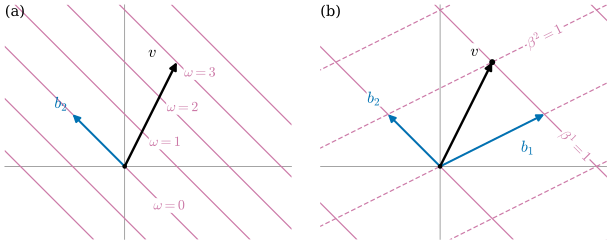

Generate this figure with Python:
"""그림 1.3.1: 여벡터 = 평행한 등위선들의 모임 (1.3절, 예 1.3.2와 예 1.3.6).

색: 여벡터의 등위선은 §12.3의 여벡터 색(COLORS["covector"], 자주)으로 그린다. (b)의 β^1은 실선, β^2는 점선.

(a) ω(x) = x^1 + x^2의 등위선 {ω = c}, c = -2, …, 4. v = (1, 2)는 등위선 3칸을 건너므로 ω(v) = 3.
    b_2 = (-1, 1)은 등위선 {ω = 0}을 따라 놓여 ω(b_2) = 0.
(b) 기준 기저 B = (b_1, b_2)의 쌍대기저 β^1 = (x^1 + x^2)/3, β^2 = (-x^1 + 2x^2)/3의 등위선.
    β^1의 등위선은 b_2와 평행하고 b_1의 끝이 {β^1 = 1} 위에 있다. v = b_1 + b_2는 {β^1 = 1}과 {β^2 = 1}의 교점.

실행: 프로젝트 루트에서 ``PYTHONPATH=tools python3 chapters/01-linear-algebra/figures/fig-1-3-1-covectors.py``
"""

import dgfig

dgfig.setup()

import matplotlib.pyplot as plt
import numpy as np

C = dgfig.COLORS
LW = dgfig.LW

b1 = np.array([2.0, 1.0])
b2 = np.array([-1.0, 1.0])
v = b1 + b2
B = np.column_stack([b1, b2])
Binv = np.linalg.inv(B)
beta1, beta2 = Binv[0], Binv[1]          # 명제 1.3.8: B^{-1}의 행
omega = np.array([1.0, 1.0])             # ω = e^1 + e^2

# 자기검사
assert np.allclose(beta1, [1 / 3, 1 / 3]) and np.allclose(beta2, [-1 / 3, 2 / 3])
assert np.allclose([beta1 @ b1, beta1 @ b2, beta2 @ b1, beta2 @ b2], [1, 0, 0, 1])
assert np.isclose(omega @ v, 3) and np.isclose(omega @ b2, 0)
assert np.allclose(omega, 3 * beta1)     # ω = 3β^1 (예 1.4.10에서 다시 쓴다)


def arrow(ax, base, vec, color, lw=None, z=6):
    base = np.asarray(base, float)
    ax.annotate("", xy=base + np.asarray(vec, float), xytext=base,
                arrowprops=dict(arrowstyle="-|>", color=color, lw=lw or LW["vector"],
                                mutation_scale=11, shrinkA=0, shrinkB=0), zorder=z)


def level_lines(ax, a, cs, color, lw=0.9, ls="-", xlim=(-4, 4)):
    """선형함수 a·x = c의 등위선 (a는 행벡터)."""
    a = np.asarray(a, float)
    d = np.array([-a[1], a[0]])                       # 등위선 방향
    base0 = a / (a @ a)                               # a·x = 1인 점
    for c in cs:
        P = c * base0 + np.outer([-10, 10], d / np.linalg.norm(d))
        ax.plot(P[:, 0], P[:, 1], color=color, lw=lw, ls=ls, zorder=2)


def frame(ax, xlim, ylim, tag):
    dgfig.schematic_axes(ax, xlim, ylim)
    ax.plot(list(xlim), [0, 0], color=C["aux"], lw=0.5, zorder=0)
    ax.plot([0, 0], list(ylim), color=C["aux"], lw=0.5, zorder=0)
    ax.plot(0, 0, "o", color=C["main"], ms=2.5, zorder=7)
    ax.text(0.0, 1.0, tag, transform=ax.transAxes, ha="left", va="top", fontsize=11)


XL, YL = (-2.3, 3.2), (-1.4, 3.1)
fig, axs = plt.subplots(1, 2, figsize=(6.4, 2.95))

# (a) 여벡터 ω = x^1 + x^2 -----------------------------------------------------
ax = axs[0]
frame(ax, XL, YL, "(a)")
level_lines(ax, omega, range(-2, 5), C["covector"])
arrow(ax, (0, 0), v, C["main"], lw=1.8)
arrow(ax, (0, 0), b2, C["tangent"])
WB = dict(facecolor="white", edgecolor="none", pad=0.4)
for c in (1, 2, 3):
    q = c * v / 3 + np.array([0.14, -0.2])          # v가 {ω = c}를 건너는 점의 오른쪽
    ax.text(q[0], q[1], rf"$\omega = {c}$", color=C["covector"], fontsize=10.5, ha="left", va="center",
            bbox=WB, zorder=4)
ax.text(0.55, -0.75, r"$\omega = 0$", color=C["covector"], fontsize=10.5, ha="left", va="center", bbox=WB, zorder=4)
ax.text(v[0] - 0.55, v[1] + 0.1, r"$v$", color=C["main"], fontsize=12)
ax.text(b2[0] - 0.35, b2[1] + 0.12, r"$b_2$", color=C["tangent"], fontsize=12)
ax.set_xlim(*XL); ax.set_ylim(*YL)

# (b) 쌍대기저 β^1, β^2 --------------------------------------------------------
ax = axs[1]
frame(ax, XL, YL, "(b)")
level_lines(ax, beta1, range(-2, 4), C["covector"])
level_lines(ax, beta2, range(-2, 4), C["covector"], ls=(0, (4, 2)))
arrow(ax, (0, 0), b1, C["tangent"])
arrow(ax, (0, 0), b2, C["tangent"])
arrow(ax, (0, 0), v, C["main"], lw=1.8)
ax.plot(*v, "o", color=C["main"], ms=3.5, zorder=8)
ax.text(b1[0] - 0.45, b1[1] - 0.72, r"$b_1$", color=C["tangent"], fontsize=12)
ax.text(b2[0] - 0.4, b2[1] + 0.22, r"$b_2$", color=C["tangent"], fontsize=12, bbox=WB, zorder=5)
ax.text(v[0] - 0.42, v[1] + 0.12, r"$v$", color=C["main"], fontsize=12, bbox=WB, zorder=5)
# 등위선 라벨: {β^1 = 1}은 b_1을 지나고 b_2와 평행, {β^2 = 1}은 b_2를 지나고 b_1과 평행
q1 = b1 - 0.6 * b2
ax.text(q1[0], q1[1], r"$\beta^1 = 1$", color=C["covector"], fontsize=10.5, rotation=-45,
        ha="center", va="center", bbox=WB, zorder=4)
q2 = b2 + 1.5 * b1
ax.text(q2[0], q2[1], r"$\beta^2 = 1$", color=C["covector"], fontsize=10.5,
        rotation=np.degrees(np.arctan2(b1[1], b1[0])), ha="center", va="center", bbox=WB, zorder=4)
ax.set_xlim(*XL); ax.set_ylim(*YL)

fig.subplots_adjust(wspace=0.1, left=0.01, right=0.99, top=0.99, bottom=0.01)
dgfig.save(fig, __file__)
